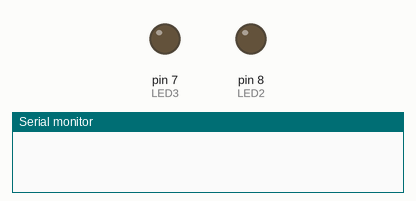
The sketch below on a simulated Arduino Uno, built with avr-gcc and run on an emulated ATmega328P. Shown: output pins drawn as LEDs (lit = HIGH), the last lines printed to the serial monitor. At 11.3 s the program stops and its outputs stay as they are.

Above: at 0.1 s.
At 2.1 s:
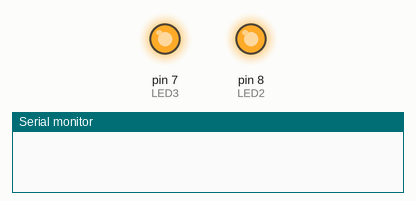
At 11.1 s:
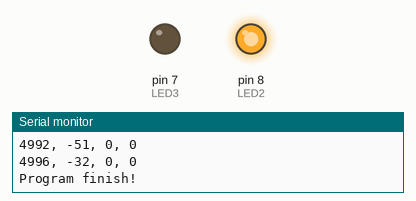
Timing chart, 0 to 12.6 s (numbered marks = the images above):
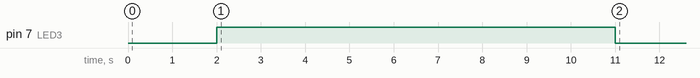

The sketch:

HT-03_CAN_freqResp.ino
```cpp
/* freqency responce*/
/* 周波数応答を調べるプログラム */

#include <mcp_can.h>
#include <SPI.h>

/*SAMD core*/
#ifdef ARDUINO_SAMD_VARIANT_COMPLIANCE
#define SERIAL serialUSB
#else
#define SERIAL Serial
#endif

//Define LED pins
#define LED2 8
#define LED3 7

#define MOTOR_ADDRESS 0x01

#define BAUDRATE 115200 //シリアル通信がボトルネックにならないよう，速めに設定しておく
#define LOOPTIME 5

int A = 0.1*1024;
double freq = 8; // [Hz]
double omega = 2*3.14*freq;

int pos = 0;
int vel = 0;
int kp = 150;
int kd = 100;
int ff = 0;


unsigned int upos = pos - 32768; // 16 bit
unsigned int uvel = vel - 2048;  // 12 bit
unsigned int ukp = kp;           // 12 bit (defined as positive value only)
unsigned int ukd = kd;           // 12 bit (defined as positive value only)
unsigned int uff = ff - 2048;    // 12 bit

unsigned long timer[3];

//the cs pin of the version after v1.1 is default to D9
//v0.9b and v1.0 is default D10
const int SPI_CS_PIN = 10;

MCP_CAN CAN(SPI_CS_PIN); //set CS PIN

unsigned char can_msg[8];
unsigned char len = 0;
unsigned char buf[6];

void motor_enable()
{
  can_msg[0] = 0xFF;
  can_msg[1] = 0xFF;
  can_msg[2] = 0xFF;
  can_msg[3] = 0xFF;
  can_msg[4] = 0xFF;
  can_msg[5] = 0xFF;
  can_msg[6] = 0xFF;
  can_msg[7] = 0xFC;
  // SERIAL.println("sending CAN msg...");
  CAN.sendMsgBuf(MOTOR_ADDRESS, 0, 8, can_msg);
  delay(1000);
}

void motor_disable()
{
  can_msg[0] = 0xFF;
  can_msg[1] = 0xFF;
  can_msg[2] = 0xFF;
  can_msg[3] = 0xFF;
  can_msg[4] = 0xFF;
  can_msg[5] = 0xFF;
  can_msg[6] = 0xFF;
  can_msg[7] = 0xFD;
  // SERIAL.println("sending CAN msg...");
  CAN.sendMsgBuf(MOTOR_ADDRESS, 0, 8, can_msg);
  delay(500);
}

void motor_zeroPosition()
{
  can_msg[0] = 0xFF;
  can_msg[1] = 0xFF;
  can_msg[2] = 0xFF;
  can_msg[3] = 0xFF;
  can_msg[4] = 0xFF;
  can_msg[5] = 0xFF;
  can_msg[6] = 0xFF;
  can_msg[7] = 0xFE;
  // SERIAL.println("sending CAN msg...");
  CAN.sendMsgBuf(MOTOR_ADDRESS, 0, 8, can_msg);
}

void motor_writeCmd(int pos, int vel, int kp, int kd, int ff)
{
  // 符号なし変数に変換
  upos = (unsigned int)(pos - 32768);             // 16 bit
  uvel = (unsigned int)(vel - 2048); // 12 bit
  ukp = (unsigned int)(kp);          // 12 bit (defined as positive value only)
  ukd = (unsigned int)(kd);          // 12 bit (defined as positive value only)
  uff = (unsigned int)(ff - 2048);   // 12 bit

  // 入力をプロンプトに合わせて変換
  can_msg[0] = upos >> 8;
  can_msg[1] = upos & 0x00FF;
  can_msg[2] = (uvel >> 4) & 0xFF;
  can_msg[3] = ((uvel & 0x000F) << 4) + ((ukp >> 8) & 0xFF);
  can_msg[4] = ukp & 0xFF;
  can_msg[5] = ukd >> 4;
  can_msg[6] = ((ukd & 0x000F) << 4) + (uff >> 8);
  can_msg[7] = uff & 0xff;

  // CAN通信で送る
  CAN.sendMsgBuf(MOTOR_ADDRESS, 0, 8, can_msg);

  SERIAL.print(", ");
  SERIAL.print(pos);
  SERIAL.print(", ");
  SERIAL.print(vel);
  SERIAL.print(", ");
  SERIAL.print(ff);
}

void motor_readState()
{
  if (CAN_MSGAVAIL == CAN.checkReceive()) //check if data coming
  {
    CAN.readMsgBuf(&len, buf); //read data, len: data length, buf: data buf

    unsigned long canId = CAN.getCanId();
    unsigned int id = buf[0];
    unsigned int upos_cur = (buf[1] << 8) + buf[2];
    unsigned int uvel_cur = (buf[3] << 4) + ((buf[4] & 0xF0) >> 4);
    unsigned int ucur_cur = ((buf[4] & 0x0F) << 8) + buf[5];

    int pos_cur = upos_cur + 32768;
    int vel_cur = uvel_cur - 2048;
    int cur_cur = ucur_cur - 2048;

    // SERIAL.print("CUR: ID: ");
    // SERIAL.print(id);
    SERIAL.print(", ");
    SERIAL.print(pos_cur);
    SERIAL.print(", ");
    SERIAL.print(vel_cur);
    SERIAL.print(",  ");
    SERIAL.print(cur_cur);
    // SERIAL.println();
  }
}


void serialWriteTerminator()
{
  SERIAL.write(13);
  SERIAL.write(10);
}

void setup()
{
  SERIAL.begin(BAUDRATE);
  pinMode(LED2, OUTPUT);
  pinMode(LED3, OUTPUT);
  delay(1000);

  while (CAN_OK != CAN.begin(CAN_1000KBPS)) //init can bus : baudrate = 500k
  {
    SERIAL.println("CAN BUS Shield init fail");
    SERIAL.println(" Init CAN BUS Shield again");
    delay(100);
  }

  // SERIAL.println("CAN BUS Shield init ok!");
  digitalWrite(LED2, HIGH);
  delay(1000);

  // SERIAL.print("position initializing...");
  motor_zeroPosition();  // 現在位置をゼロということにする
  digitalWrite(LED3, HIGH);
  delay(1000);

  motor_enable(); // モーターモードに入る
  delay(1000);

  SERIAL.print("TIMER, TGTPOS, TGTVEL, TGTFF, CURPOS, CURVEL, CURCUR");
  serialWriteTerminator();

  timer[0] = millis();
}

void loop()
{

  while (millis() - timer[0] < 5000)
  {
    timer[1] = millis();
    SERIAL.print(timer[1] - timer[0]);

    pos = A * sin(omega * (timer[1] - timer[0]) * 0.001);
    motor_writeCmd(pos, vel, kp, kd, ff);

    // SERIAL.println("receiving CAN msg...");
    motor_readState();
    serialWriteTerminator();

    timer[2] = millis() - timer[1];
    if (timer[2] < LOOPTIME)
    {
      delay(LOOPTIME - timer[2]);
    }
    else
    {
      //SERIAL.print("time shortage: ");
      //SERIAL.println(timer[2] - LOOPTIME);
    }
  }

  motor_disable();
  delay(500);
  SERIAL.println("Program finish!");
  digitalWrite(LED3, LOW);
  while (true)
  {
    delay(100);
  }
}
```

Measured:
- by itself, pin 7 (LED3): HIGH → LOW at 11.0 s
